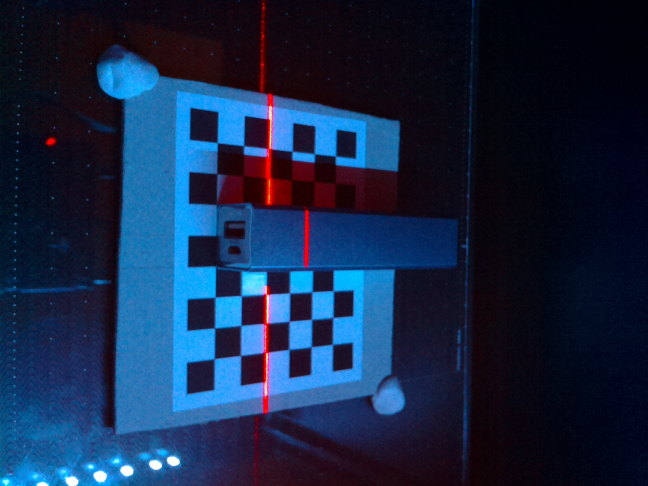
#> input picture fabui/ext/py/camera/preview2.jpg, 1296 x 972 px (shown at 1/2 size)
$ python 4test.py   (Python 2 division)
#> lines starting #> are read from the running program, lines starting #| are printed output that depends on the picture
#!/bin/env python

import cv2, cv
import numpy as np
import json
from cv3d_utils import Camera, Cube, Grid, eye_matrix

#~ rvec = np.array([
    #~ -2.95813073,
    #~ -0.02420302,
    #~ -1.04764347,
    #~ ])
#~ tvec = np.array([
    #~ -147.00105384,
      #~ 10.16630114,
     #~ 186.48746448,
    #~ ])

json_f = open('rpi_cam_v1_3.json')
#> (reads fabui/ext/py/camera/rpi_cam_v1_3.json from the repository)
cal = json.load(json_f)

json_f = open('obj3dpoints.json')
#> (reads fabui/ext/py/camera/obj3dpoints.json from the repository)
obj = json.load(json_f)

json_f = open('matrix.json')
#> (reads fabui/ext/py/camera/matrix.json from the repository)
matrix = json.load(json_f)

#print np.degrees(rvec)
#print tvec

cam_m = np.matrix( matrix['cam_mat'], dtype=float )
tvec = np.array( matrix['tvec'], dtype=float )
rvec = np.array( matrix['rvec'], dtype=float )
mtx = np.array(cal['matrix'], dtype=float)
dist_coef = np.array(cal['coefs'], dtype=float)

#~ img_orig = cv2.imread('images/test_218.jpg')
img_orig = cv2.imread('preview2.jpg')
#> img_orig is the input picture: shape (972, 1296, 3); mean B, G, R 70.8, 40, 21.5
h,  w = img_orig.shape[:2]
#> h = 972; w = 1296

newcameramtx, roi=cv2.getOptimalNewCameraMatrix(mtx, dist_coef, (w,h), 1, (w,h))
#> roi = (16, 11, 1263, 944)
img_orig = cv2.undistort(img_orig, mtx, dist_coef, None, newcameramtx)
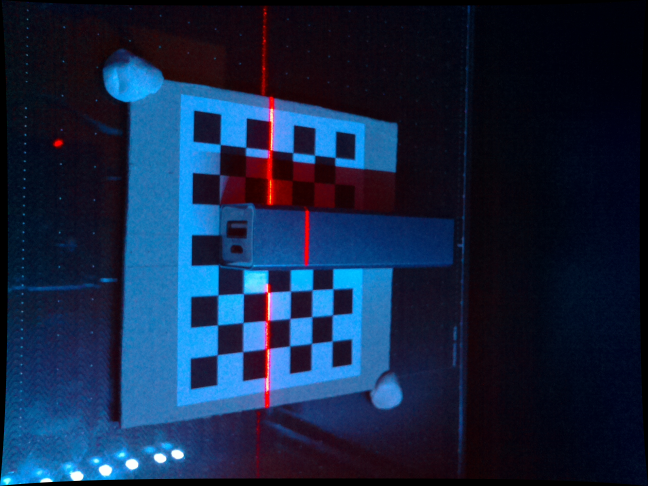
#> img_orig: shape (972, 1296, 3) (shown at 1/2 size); mean B, G, R 67.7, 38.2, 20.5

#~ print cam_m
#~ print "tvec",tvec
#~ print "rvec",rvec

##########
'''
idx (x,y): 0 (671.238647461,313.621063232)
idx (x,y): 7 (664.870117188,682.154907227)
idx (x,y): 16 (586.25970459,304.421203613)
idx (x,y): 24 (540.307800293,299.416351318)
idx (x,y): 40 (440.391998291,288.480010986)
idx (x,y): 47 (433.044342041,710.03125)

idx (x,y): 0 (537.472351074,470.131561279)
idx (x,y): 1 (613.931274414,472.373596191)

'''

rotM, _ = cv2.Rodrigues(rvec)
#~ print "rotM", rotM

# @24
tgt = 0
u = 613
v = 472
laser_x = 100
laser_z = 218
laser_y = 120
object_h = 22

object_z = laser_z
#~ print "laser ({0}, {1}, {2})".format(laser_x, laser_y, laser_z)
#~ print "object_z", object_z

#~ uvPoint = np.matrix([u, v, 1])


cameraMatrix = np.asmatrix(mtx, dtype=float)
rotationMatrix = np.asmatrix(rotM, dtype=float)

#~ tempMat = rotationMatrix.I * cameraMatrix.I * uvPoint.T
#~ tempMat2 = rotationMatrix.I * tvec
#~ print "tempMat", tempMat
#~ print "tempMat2", tempMat2

#~ s = float(object_z) + tempMat2[2][0]
#~ s /= tempMat[2][0]

#~ P = rotationMatrix.I * np.multiply(s,cameraMatrix.I)  * uvPoint.T - tvec

######################

M   = cameraMatrix
R   = rotationMatrix
Rt  = np.hstack( (rotationMatrix, tvec) )
MRt = M * Rt

tmp1 = np.hstack( (rotationMatrix, tvec) )
tranformationMatrix = np.vstack( (tmp1, [0, 0, 0, 1]) )
tmp1 = np.hstack( (cameraMatrix, np.matrix([0,0,0]).T ) )
cameraMatrix = np.vstack( (tmp1, [0,0,0,1] ) )
MR = cameraMatrix * tranformationMatrix
#######################################

#~ with open('../test.json', 'w') as f:
    #~ f.write( json.dumps( {'MR':MR.tolist()} ) )

#~ sPP = cameraMatrix * (rotationMatrix * uvPoint.T + tvec)
# idx (x,y): 1 (613.931274414,472.373596191) = (100,120,196)
uvPoint = np.matrix([613, 472, 1, 1])
xyzPoint = np.matrix([100, 120, 196, 1])

uvPoint = np.matrix([ 424,  716, 1, 1])
xyzPoint = np.matrix([ 80,  80, 220,   1])

x_known = xyzPoint.T[0]

# Direct
sPP = MRt * xyzPoint.T
s = sPP[2]
PP = sPP / s
print "s:",s

#~ uvPoint = PP.T
print "3d -> 2d: {0} -> {1}".format( xyzPoint, np.int32(PP.T) )

uvPoint = np.int32(PP.T)

# Inverse
tmp1 = MRt.I * uvPoint.T
#~ print "tmp1", tmp1
s2 = x_known / tmp1[0]
tmp1 *= s2
print "s2:",s2

print "2d -> 3d: {0} -> {1}".format(np.int32(uvPoint), np.int32(tmp1.T) )

#> (the run stopped early here; a loop or call above may not have finished)
